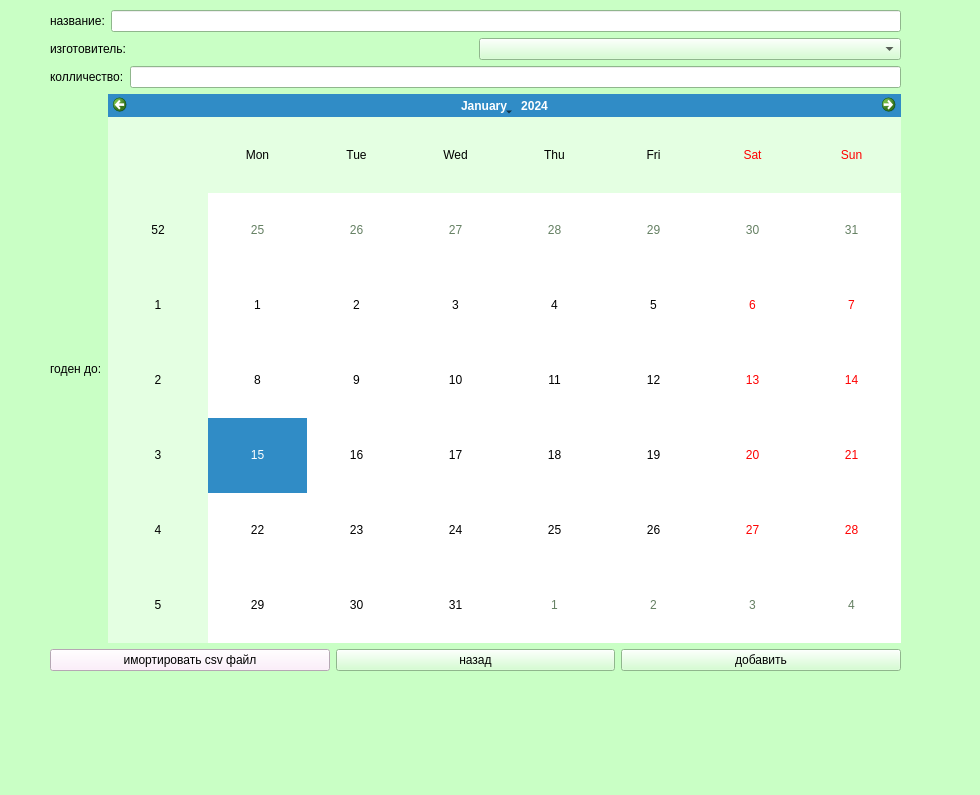
<?xml version="1.0" encoding="UTF-8"?>
<ui version="4.0">
 <class>Form</class>
 <widget class="QWidget" name="Form">
  <property name="geometry">
   <rect>
    <x>0</x>
    <y>0</y>
    <width>980</width>
    <height>795</height>
   </rect>
  </property>
  <property name="palette">
   <palette>
    <active>
     <colorrole role="WindowText">
      <brush brushstyle="SolidPattern">
       <color alpha="255">
        <red>0</red>
        <green>0</green>
        <blue>0</blue>
       </color>
      </brush>
     </colorrole>
     <colorrole role="Button">
      <brush brushstyle="SolidPattern">
       <color alpha="255">
        <red>201</red>
        <green>255</green>
        <blue>197</blue>
       </color>
      </brush>
     </colorrole>
     <colorrole role="Light">
      <brush brushstyle="SolidPattern">
       <color alpha="255">
        <red>255</red>
        <green>255</green>
        <blue>255</blue>
       </color>
      </brush>
     </colorrole>
     <colorrole role="Midlight">
      <brush brushstyle="SolidPattern">
       <color alpha="255">
        <red>228</red>
        <green>255</green>
        <blue>226</blue>
       </color>
      </brush>
     </colorrole>
     <colorrole role="Dark">
      <brush brushstyle="SolidPattern">
       <color alpha="255">
        <red>100</red>
        <green>127</green>
        <blue>98</blue>
       </color>
      </brush>
     </colorrole>
     <colorrole role="Mid">
      <brush brushstyle="SolidPattern">
       <color alpha="255">
        <red>134</red>
        <green>170</green>
        <blue>131</blue>
       </color>
      </brush>
     </colorrole>
     <colorrole role="Text">
      <brush brushstyle="SolidPattern">
       <color alpha="255">
        <red>0</red>
        <green>0</green>
        <blue>0</blue>
       </color>
      </brush>
     </colorrole>
     <colorrole role="BrightText">
      <brush brushstyle="SolidPattern">
       <color alpha="255">
        <red>255</red>
        <green>255</green>
        <blue>255</blue>
       </color>
      </brush>
     </colorrole>
     <colorrole role="ButtonText">
      <brush brushstyle="SolidPattern">
       <color alpha="255">
        <red>0</red>
        <green>0</green>
        <blue>0</blue>
       </color>
      </brush>
     </colorrole>
     <colorrole role="Base">
      <brush brushstyle="SolidPattern">
       <color alpha="255">
        <red>255</red>
        <green>255</green>
        <blue>255</blue>
       </color>
      </brush>
     </colorrole>
     <colorrole role="Window">
      <brush brushstyle="SolidPattern">
       <color alpha="255">
        <red>201</red>
        <green>255</green>
        <blue>197</blue>
       </color>
      </brush>
     </colorrole>
     <colorrole role="Shadow">
      <brush brushstyle="SolidPattern">
       <color alpha="255">
        <red>0</red>
        <green>0</green>
        <blue>0</blue>
       </color>
      </brush>
     </colorrole>
     <colorrole role="AlternateBase">
      <brush brushstyle="SolidPattern">
       <color alpha="255">
        <red>228</red>
        <green>255</green>
        <blue>226</blue>
       </color>
      </brush>
     </colorrole>
     <colorrole role="ToolTipBase">
      <brush brushstyle="SolidPattern">
       <color alpha="255">
        <red>255</red>
        <green>255</green>
        <blue>220</blue>
       </color>
      </brush>
     </colorrole>
     <colorrole role="ToolTipText">
      <brush brushstyle="SolidPattern">
       <color alpha="255">
        <red>0</red>
        <green>0</green>
        <blue>0</blue>
       </color>
      </brush>
     </colorrole>
     <colorrole role="PlaceholderText">
      <brush brushstyle="SolidPattern">
       <color alpha="128">
        <red>0</red>
        <green>0</green>
        <blue>0</blue>
       </color>
      </brush>
     </colorrole>
    </active>
    <inactive>
     <colorrole role="WindowText">
      <brush brushstyle="SolidPattern">
       <color alpha="255">
        <red>0</red>
        <green>0</green>
        <blue>0</blue>
       </color>
      </brush>
     </colorrole>
     <colorrole role="Button">
      <brush brushstyle="SolidPattern">
       <color alpha="255">
        <red>201</red>
        <green>255</green>
        <blue>197</blue>
       </color>
      </brush>
     </colorrole>
     <colorrole role="Light">
      <brush brushstyle="SolidPattern">
       <color alpha="255">
        <red>255</red>
        <green>255</green>
        <blue>255</blue>
       </color>
      </brush>
     </colorrole>
     <colorrole role="Midlight">
      <brush brushstyle="SolidPattern">
       <color alpha="255">
        <red>228</red>
        <green>255</green>
        <blue>226</blue>
       </color>
      </brush>
     </colorrole>
     <colorrole role="Dark">
      <brush brushstyle="SolidPattern">
       <color alpha="255">
        <red>100</red>
        <green>127</green>
        <blue>98</blue>
       </color>
      </brush>
     </colorrole>
     <colorrole role="Mid">
      <brush brushstyle="SolidPattern">
       <color alpha="255">
        <red>134</red>
        <green>170</green>
        <blue>131</blue>
       </color>
      </brush>
     </colorrole>
     <colorrole role="Text">
      <brush brushstyle="SolidPattern">
       <color alpha="255">
        <red>0</red>
        <green>0</green>
        <blue>0</blue>
       </color>
      </brush>
     </colorrole>
     <colorrole role="BrightText">
      <brush brushstyle="SolidPattern">
       <color alpha="255">
        <red>255</red>
        <green>255</green>
        <blue>255</blue>
       </color>
      </brush>
     </colorrole>
     <colorrole role="ButtonText">
      <brush brushstyle="SolidPattern">
       <color alpha="255">
        <red>0</red>
        <green>0</green>
        <blue>0</blue>
       </color>
      </brush>
     </colorrole>
     <colorrole role="Base">
      <brush brushstyle="SolidPattern">
       <color alpha="255">
        <red>255</red>
        <green>255</green>
        <blue>255</blue>
       </color>
      </brush>
     </colorrole>
     <colorrole role="Window">
      <brush brushstyle="SolidPattern">
       <color alpha="255">
        <red>201</red>
        <green>255</green>
        <blue>197</blue>
       </color>
      </brush>
     </colorrole>
     <colorrole role="Shadow">
      <brush brushstyle="SolidPattern">
       <color alpha="255">
        <red>0</red>
        <green>0</green>
        <blue>0</blue>
       </color>
      </brush>
     </colorrole>
     <colorrole role="AlternateBase">
      <brush brushstyle="SolidPattern">
       <color alpha="255">
        <red>228</red>
        <green>255</green>
        <blue>226</blue>
       </color>
      </brush>
     </colorrole>
     <colorrole role="ToolTipBase">
      <brush brushstyle="SolidPattern">
       <color alpha="255">
        <red>255</red>
        <green>255</green>
        <blue>220</blue>
       </color>
      </brush>
     </colorrole>
     <colorrole role="ToolTipText">
      <brush brushstyle="SolidPattern">
       <color alpha="255">
        <red>0</red>
        <green>0</green>
        <blue>0</blue>
       </color>
      </brush>
     </colorrole>
     <colorrole role="PlaceholderText">
      <brush brushstyle="SolidPattern">
       <color alpha="128">
        <red>0</red>
        <green>0</green>
        <blue>0</blue>
       </color>
      </brush>
     </colorrole>
    </inactive>
    <disabled>
     <colorrole role="WindowText">
      <brush brushstyle="SolidPattern">
       <color alpha="255">
        <red>100</red>
        <green>127</green>
        <blue>98</blue>
       </color>
      </brush>
     </colorrole>
     <colorrole role="Button">
      <brush brushstyle="SolidPattern">
       <color alpha="255">
        <red>201</red>
        <green>255</green>
        <blue>197</blue>
       </color>
      </brush>
     </colorrole>
     <colorrole role="Light">
      <brush brushstyle="SolidPattern">
       <color alpha="255">
        <red>255</red>
        <green>255</green>
        <blue>255</blue>
       </color>
      </brush>
     </colorrole>
     <colorrole role="Midlight">
      <brush brushstyle="SolidPattern">
       <color alpha="255">
        <red>228</red>
        <green>255</green>
        <blue>226</blue>
       </color>
      </brush>
     </colorrole>
     <colorrole role="Dark">
      <brush brushstyle="SolidPattern">
       <color alpha="255">
        <red>100</red>
        <green>127</green>
        <blue>98</blue>
       </color>
      </brush>
     </colorrole>
     <colorrole role="Mid">
      <brush brushstyle="SolidPattern">
       <color alpha="255">
        <red>134</red>
        <green>170</green>
        <blue>131</blue>
       </color>
      </brush>
     </colorrole>
     <colorrole role="Text">
      <brush brushstyle="SolidPattern">
       <color alpha="255">
        <red>100</red>
        <green>127</green>
        <blue>98</blue>
       </color>
      </brush>
     </colorrole>
     <colorrole role="BrightText">
      <brush brushstyle="SolidPattern">
       <color alpha="255">
        <red>255</red>
        <green>255</green>
        <blue>255</blue>
       </color>
      </brush>
     </colorrole>
     <colorrole role="ButtonText">
      <brush brushstyle="SolidPattern">
       <color alpha="255">
        <red>100</red>
        <green>127</green>
        <blue>98</blue>
       </color>
      </brush>
     </colorrole>
     <colorrole role="Base">
      <brush brushstyle="SolidPattern">
       <color alpha="255">
        <red>201</red>
        <green>255</green>
        <blue>197</blue>
       </color>
      </brush>
     </colorrole>
     <colorrole role="Window">
      <brush brushstyle="SolidPattern">
       <color alpha="255">
        <red>201</red>
        <green>255</green>
        <blue>197</blue>
       </color>
      </brush>
     </colorrole>
     <colorrole role="Shadow">
      <brush brushstyle="SolidPattern">
       <color alpha="255">
        <red>0</red>
        <green>0</green>
        <blue>0</blue>
       </color>
      </brush>
     </colorrole>
     <colorrole role="AlternateBase">
      <brush brushstyle="SolidPattern">
       <color alpha="255">
        <red>201</red>
        <green>255</green>
        <blue>197</blue>
       </color>
      </brush>
     </colorrole>
     <colorrole role="ToolTipBase">
      <brush brushstyle="SolidPattern">
       <color alpha="255">
        <red>255</red>
        <green>255</green>
        <blue>220</blue>
       </color>
      </brush>
     </colorrole>
     <colorrole role="ToolTipText">
      <brush brushstyle="SolidPattern">
       <color alpha="255">
        <red>0</red>
        <green>0</green>
        <blue>0</blue>
       </color>
      </brush>
     </colorrole>
     <colorrole role="PlaceholderText">
      <brush brushstyle="SolidPattern">
       <color alpha="128">
        <red>0</red>
        <green>0</green>
        <blue>0</blue>
       </color>
      </brush>
     </colorrole>
    </disabled>
   </palette>
  </property>
  <property name="windowTitle">
   <string>Form</string>
  </property>
  <widget class="QWidget" name="layoutWidget">
   <property name="geometry">
    <rect>
     <x>50</x>
     <y>10</y>
     <width>851</width>
     <height>661</height>
    </rect>
   </property>
   <layout class="QVBoxLayout" name="verticalLayout_3">
    <item>
     <layout class="QVBoxLayout" name="verticalLayout_2">
      <item>
       <layout class="QVBoxLayout" name="verticalLayout">
        <item>
         <layout class="QHBoxLayout" name="horizontalLayout">
          <item>
           <widget class="QLabel" name="label">
            <property name="text">
             <string>название:</string>
            </property>
           </widget>
          </item>
          <item>
           <widget class="QLineEdit" name="line1"/>
          </item>
         </layout>
        </item>
        <item>
         <layout class="QHBoxLayout" name="horizontalLayout_2">
          <item>
           <widget class="QLabel" name="label_2">
            <property name="text">
             <string>изготовитель:</string>
            </property>
           </widget>
          </item>
          <item>
           <widget class="QComboBox" name="comboBox"/>
          </item>
         </layout>
        </item>
        <item>
         <layout class="QHBoxLayout" name="horizontalLayout_6">
          <item>
           <widget class="QLabel" name="label_4">
            <property name="text">
             <string>колличество:</string>
            </property>
           </widget>
          </item>
          <item>
           <widget class="QLineEdit" name="line2"/>
          </item>
         </layout>
        </item>
        <item>
         <layout class="QHBoxLayout" name="horizontalLayout_3">
          <item>
           <layout class="QHBoxLayout" name="horizontalLayout_5">
            <item>
             <widget class="QLabel" name="label_3">
              <property name="text">
               <string>годен до:</string>
              </property>
             </widget>
            </item>
            <item>
             <widget class="QCalendarWidget" name="calendarWidget"/>
            </item>
           </layout>
          </item>
         </layout>
        </item>
       </layout>
      </item>
     </layout>
    </item>
    <item>
     <layout class="QHBoxLayout" name="horizontalLayout_4">
      <item>
       <widget class="QPushButton" name="pushb1">
        <property name="palette">
         <palette>
          <active>
           <colorrole role="WindowText">
            <brush brushstyle="SolidPattern">
             <color alpha="255">
              <red>0</red>
              <green>0</green>
              <blue>0</blue>
             </color>
            </brush>
           </colorrole>
           <colorrole role="Button">
            <brush brushstyle="SolidPattern">
             <color alpha="255">
              <red>255</red>
              <green>234</green>
              <blue>252</blue>
             </color>
            </brush>
           </colorrole>
           <colorrole role="Light">
            <brush brushstyle="SolidPattern">
             <color alpha="255">
              <red>255</red>
              <green>255</green>
              <blue>255</blue>
             </color>
            </brush>
           </colorrole>
           <colorrole role="Midlight">
            <brush brushstyle="SolidPattern">
             <color alpha="255">
              <red>255</red>
              <green>244</green>
              <blue>253</blue>
             </color>
            </brush>
           </colorrole>
           <colorrole role="Dark">
            <brush brushstyle="SolidPattern">
             <color alpha="255">
              <red>127</red>
              <green>117</green>
              <blue>126</blue>
             </color>
            </brush>
           </colorrole>
           <colorrole role="Mid">
            <brush brushstyle="SolidPattern">
             <color alpha="255">
              <red>170</red>
              <green>156</green>
              <blue>168</blue>
             </color>
            </brush>
           </colorrole>
           <colorrole role="Text">
            <brush brushstyle="SolidPattern">
             <color alpha="255">
              <red>0</red>
              <green>0</green>
              <blue>0</blue>
             </color>
            </brush>
           </colorrole>
           <colorrole role="BrightText">
            <brush brushstyle="SolidPattern">
             <color alpha="255">
              <red>255</red>
              <green>255</green>
              <blue>255</blue>
             </color>
            </brush>
           </colorrole>
           <colorrole role="ButtonText">
            <brush brushstyle="SolidPattern">
             <color alpha="255">
              <red>0</red>
              <green>0</green>
              <blue>0</blue>
             </color>
            </brush>
           </colorrole>
           <colorrole role="Base">
            <brush brushstyle="SolidPattern">
             <color alpha="255">
              <red>255</red>
              <green>255</green>
              <blue>255</blue>
             </color>
            </brush>
           </colorrole>
           <colorrole role="Window">
            <brush brushstyle="SolidPattern">
             <color alpha="255">
              <red>255</red>
              <green>234</green>
              <blue>252</blue>
             </color>
            </brush>
           </colorrole>
           <colorrole role="Shadow">
            <brush brushstyle="SolidPattern">
             <color alpha="255">
              <red>0</red>
              <green>0</green>
              <blue>0</blue>
             </color>
            </brush>
           </colorrole>
           <colorrole role="AlternateBase">
            <brush brushstyle="SolidPattern">
             <color alpha="255">
              <red>255</red>
              <green>244</green>
              <blue>253</blue>
             </color>
            </brush>
           </colorrole>
           <colorrole role="ToolTipBase">
            <brush brushstyle="SolidPattern">
             <color alpha="255">
              <red>255</red>
              <green>255</green>
              <blue>220</blue>
             </color>
            </brush>
           </colorrole>
           <colorrole role="ToolTipText">
            <brush brushstyle="SolidPattern">
             <color alpha="255">
              <red>0</red>
              <green>0</green>
              <blue>0</blue>
             </color>
            </brush>
           </colorrole>
           <colorrole role="PlaceholderText">
            <brush brushstyle="SolidPattern">
             <color alpha="128">
              <red>0</red>
              <green>0</green>
              <blue>0</blue>
             </color>
            </brush>
           </colorrole>
          </active>
          <inactive>
           <colorrole role="WindowText">
            <brush brushstyle="SolidPattern">
             <color alpha="255">
              <red>0</red>
              <green>0</green>
              <blue>0</blue>
             </color>
            </brush>
           </colorrole>
           <colorrole role="Button">
            <brush brushstyle="SolidPattern">
             <color alpha="255">
              <red>255</red>
              <green>234</green>
              <blue>252</blue>
             </color>
            </brush>
           </colorrole>
           <colorrole role="Light">
            <brush brushstyle="SolidPattern">
             <color alpha="255">
              <red>255</red>
              <green>255</green>
              <blue>255</blue>
             </color>
            </brush>
           </colorrole>
           <colorrole role="Midlight">
            <brush brushstyle="SolidPattern">
             <color alpha="255">
              <red>255</red>
              <green>244</green>
              <blue>253</blue>
             </color>
            </brush>
           </colorrole>
           <colorrole role="Dark">
            <brush brushstyle="SolidPattern">
             <color alpha="255">
              <red>127</red>
              <green>117</green>
              <blue>126</blue>
             </color>
            </brush>
           </colorrole>
           <colorrole role="Mid">
            <brush brushstyle="SolidPattern">
             <color alpha="255">
              <red>170</red>
              <green>156</green>
              <blue>168</blue>
             </color>
            </brush>
           </colorrole>
           <colorrole role="Text">
            <brush brushstyle="SolidPattern">
             <color alpha="255">
              <red>0</red>
              <green>0</green>
              <blue>0</blue>
             </color>
            </brush>
           </colorrole>
           <colorrole role="BrightText">
            <brush brushstyle="SolidPattern">
             <color alpha="255">
              <red>255</red>
              <green>255</green>
              <blue>255</blue>
             </color>
            </brush>
           </colorrole>
           <colorrole role="ButtonText">
            <brush brushstyle="SolidPattern">
             <color alpha="255">
              <red>0</red>
              <green>0</green>
              <blue>0</blue>
             </color>
            </brush>
           </colorrole>
           <colorrole role="Base">
            <brush brushstyle="SolidPattern">
             <color alpha="255">
              <red>255</red>
              <green>255</green>
              <blue>255</blue>
             </color>
            </brush>
           </colorrole>
           <colorrole role="Window">
            <brush brushstyle="SolidPattern">
             <color alpha="255">
              <red>255</red>
              <green>234</green>
              <blue>252</blue>
             </color>
            </brush>
           </colorrole>
           <colorrole role="Shadow">
            <brush brushstyle="SolidPattern">
             <color alpha="255">
              <red>0</red>
              <green>0</green>
              <blue>0</blue>
             </color>
            </brush>
           </colorrole>
           <colorrole role="AlternateBase">
            <brush brushstyle="SolidPattern">
             <color alpha="255">
              <red>255</red>
              <green>244</green>
              <blue>253</blue>
             </color>
            </brush>
           </colorrole>
           <colorrole role="ToolTipBase">
            <brush brushstyle="SolidPattern">
             <color alpha="255">
              <red>255</red>
              <green>255</green>
              <blue>220</blue>
             </color>
            </brush>
           </colorrole>
           <colorrole role="ToolTipText">
            <brush brushstyle="SolidPattern">
             <color alpha="255">
              <red>0</red>
              <green>0</green>
              <blue>0</blue>
             </color>
            </brush>
           </colorrole>
           <colorrole role="PlaceholderText">
            <brush brushstyle="SolidPattern">
             <color alpha="128">
              <red>0</red>
              <green>0</green>
              <blue>0</blue>
             </color>
            </brush>
           </colorrole>
          </inactive>
          <disabled>
           <colorrole role="WindowText">
            <brush brushstyle="SolidPattern">
             <color alpha="255">
              <red>127</red>
              <green>117</green>
              <blue>126</blue>
             </color>
            </brush>
           </colorrole>
           <colorrole role="Button">
            <brush brushstyle="SolidPattern">
             <color alpha="255">
              <red>255</red>
              <green>234</green>
              <blue>252</blue>
             </color>
            </brush>
           </colorrole>
           <colorrole role="Light">
            <brush brushstyle="SolidPattern">
             <color alpha="255">
              <red>255</red>
              <green>255</green>
              <blue>255</blue>
             </color>
            </brush>
           </colorrole>
           <colorrole role="Midlight">
            <brush brushstyle="SolidPattern">
             <color alpha="255">
              <red>255</red>
              <green>244</green>
              <blue>253</blue>
             </color>
            </brush>
           </colorrole>
           <colorrole role="Dark">
            <brush brushstyle="SolidPattern">
             <color alpha="255">
              <red>127</red>
              <green>117</green>
              <blue>126</blue>
             </color>
            </brush>
           </colorrole>
           <colorrole role="Mid">
            <brush brushstyle="SolidPattern">
             <color alpha="255">
              <red>170</red>
              <green>156</green>
              <blue>168</blue>
             </color>
            </brush>
           </colorrole>
           <colorrole role="Text">
            <brush brushstyle="SolidPattern">
             <color alpha="255">
              <red>127</red>
              <green>117</green>
              <blue>126</blue>
             </color>
            </brush>
           </colorrole>
           <colorrole role="BrightText">
            <brush brushstyle="SolidPattern">
             <color alpha="255">
              <red>255</red>
              <green>255</green>
              <blue>255</blue>
             </color>
            </brush>
           </colorrole>
           <colorrole role="ButtonText">
            <brush brushstyle="SolidPattern">
             <color alpha="255">
              <red>127</red>
              <green>117</green>
              <blue>126</blue>
             </color>
            </brush>
           </colorrole>
           <colorrole role="Base">
            <brush brushstyle="SolidPattern">
             <color alpha="255">
              <red>255</red>
              <green>234</green>
              <blue>252</blue>
             </color>
            </brush>
           </colorrole>
           <colorrole role="Window">
            <brush brushstyle="SolidPattern">
             <color alpha="255">
              <red>255</red>
              <green>234</green>
              <blue>252</blue>
             </color>
            </brush>
           </colorrole>
           <colorrole role="Shadow">
            <brush brushstyle="SolidPattern">
             <color alpha="255">
              <red>0</red>
              <green>0</green>
              <blue>0</blue>
             </color>
            </brush>
           </colorrole>
           <colorrole role="AlternateBase">
            <brush brushstyle="SolidPattern">
             <color alpha="255">
              <red>255</red>
              <green>234</green>
              <blue>252</blue>
             </color>
            </brush>
           </colorrole>
           <colorrole role="ToolTipBase">
            <brush brushstyle="SolidPattern">
             <color alpha="255">
              <red>255</red>
              <green>255</green>
              <blue>220</blue>
             </color>
            </brush>
           </colorrole>
           <colorrole role="ToolTipText">
            <brush brushstyle="SolidPattern">
             <color alpha="255">
              <red>0</red>
              <green>0</green>
              <blue>0</blue>
             </color>
            </brush>
           </colorrole>
           <colorrole role="PlaceholderText">
            <brush brushstyle="SolidPattern">
             <color alpha="128">
              <red>0</red>
              <green>0</green>
              <blue>0</blue>
             </color>
            </brush>
           </colorrole>
          </disabled>
         </palette>
        </property>
        <property name="font">
         <font>
          <pointsize>9</pointsize>
          <weight>50</weight>
          <italic>false</italic>
          <bold>false</bold>
          <underline>false</underline>
          <strikeout>false</strikeout>
          <kerning>true</kerning>
         </font>
        </property>
        <property name="text">
         <string>имортировать csv файл</string>
        </property>
       </widget>
      </item>
      <item>
       <widget class="QPushButton" name="pushb2">
        <property name="text">
         <string>назад</string>
        </property>
       </widget>
      </item>
      <item>
       <widget class="QPushButton" name="pushb3">
        <property name="text">
         <string>добавить</string>
        </property>
       </widget>
      </item>
     </layout>
    </item>
   </layout>
  </widget>
 </widget>
 <resources/>
 <connections/>
</ui>
